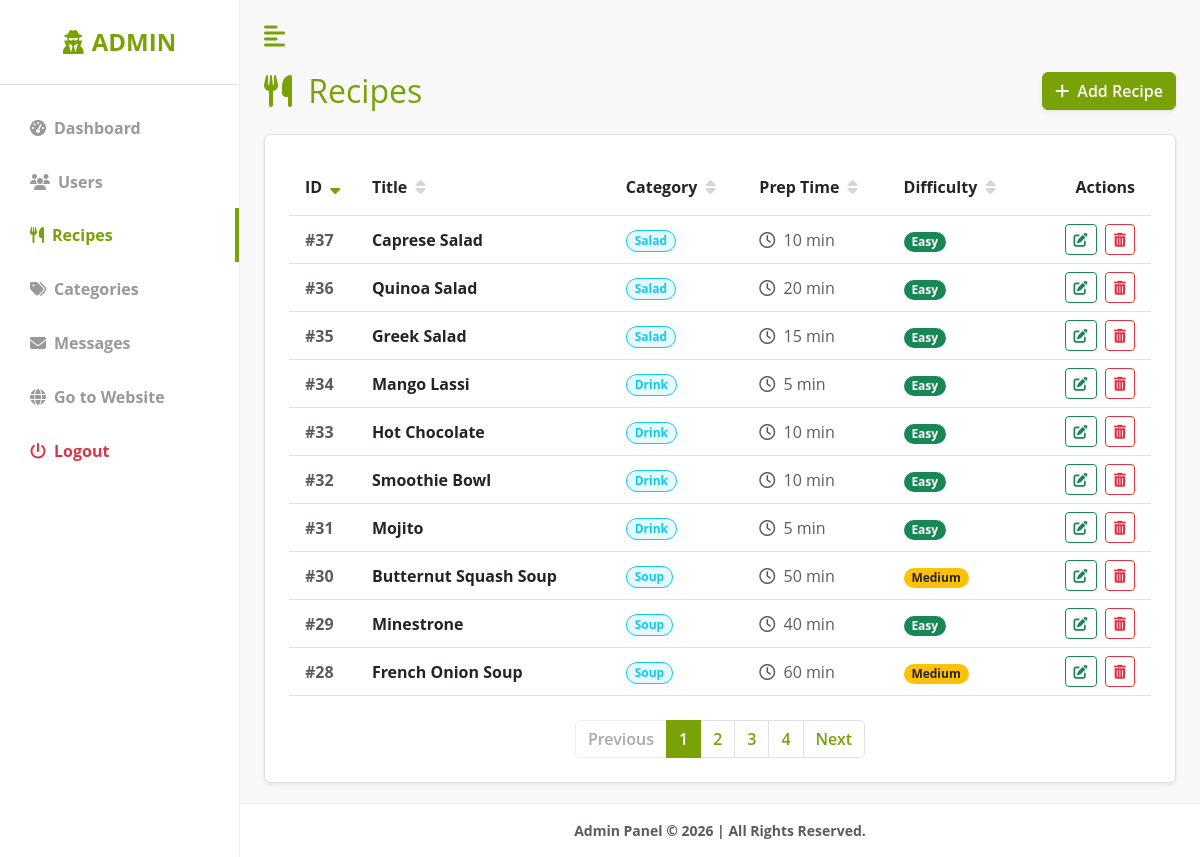
The page /recipe_of_the_day/admin/recipes/index.php (signed in) on the database its author committed.
### tables this page shows
CREATE TABLE `recipes` (
  `id` int unsigned NOT NULL AUTO_INCREMENT,
  `title` varchar(150) NOT NULL,
  `description` text,
  `ingredients` text NOT NULL,
  `steps` text NOT NULL,
  `image` varchar(255) DEFAULT NULL,
  `prep_time` int unsigned NOT NULL,
  `difficulty` tinyint NOT NULL,
  `category_id` int unsigned NOT NULL,
  `created_at` datetime DEFAULT CURRENT_TIMESTAMP,
  `updated_at` datetime DEFAULT CURRENT_TIMESTAMP ON UPDATE CURRENT_TIMESTAMP,
  PRIMARY KEY (`id`),
  KEY `idx_title` (`title`),
  KEY `idx_category` (`category_id`),
  CONSTRAINT `fk_recipes_category` FOREIGN KEY (`category_id`) REFERENCES `categories` (`id`) ON DELETE RESTRICT ON UPDATE CASCADE
);

CREATE TABLE `categories` (
  `id` int unsigned NOT NULL AUTO_INCREMENT,
  `name` varchar(50) NOT NULL,
  `created_at` datetime DEFAULT CURRENT_TIMESTAMP,
  PRIMARY KEY (`id`),
  UNIQUE KEY `name` (`name`)
);

### recipe_of_the_day/admin/recipes/index.php (the view, shortened to what this page needs)
<?php
require_once "../header.php";
$limit = 10;
$page = isset($_GET['page']) && is_numeric($_GET['page']) ? (int)$_GET['page'] : 1;
$offset = ($page - 1) * $limit;
$sort = isset($_GET['sort']) ? $_GET['sort'] : 'id';
$order = isset($_GET['order']) ? strtoupper($_GET['order']) : 'DESC';
$order = ($order === 'ASC') ? 'ASC' : 'DESC';
$next_order = ($order === 'ASC') ? 'DESC' : 'ASC';
$total_stmt = $pdo->query("SELECT COUNT(*) FROM recipes");
$total_rows = $total_stmt->fetchColumn();
$total_pages = ceil($total_rows / $limit);
$sql = "SELECT r.*, c.name AS category_name
        FROM recipes r
        JOIN categories c ON c.id = r.category_id
        ORDER BY $sort $order
        LIMIT :limit OFFSET :offset";
$stmt = $pdo->prepare($sql);
$stmt->bindValue(':limit', $limit, PDO::PARAM_INT);
$stmt->bindValue(':offset', $offset, PDO::PARAM_INT);
$stmt->execute();
$recipes = $stmt->fetchAll();
function sortIcon($column, $current_sort, $current_order) {
    if ($column !== $current_sort) return '<i class="fas fa-sort text-muted opacity-25 ms-1"></i>';
    return $current_order === 'ASC' ? '<i class="fas fa-sort-up text-primary ms-1"></i>' : '<i class="fas fa-sort-down text-primary ms-1"></i>';
}
?>
<div class="d-flex justify-content-between align-items-center mb-4">
    <h1 class="fs-2 m-0 primary-text">
    <i class="fas fa-utensils me-2 primary-text"></i> Recipes
</h1>
    <a href="create.php" class="btn btn-primary shadow-sm"><i class="fas fa-plus me-2"></i>Add Recipe</a>
</div>
<div class="bg-white p-4 rounded shadow-sm border">
    <div class="table-responsive">
        <table class="table table-hover align-middle mb-0">
            <thead class="bg-light">
                <tr>
                    <th scope="col" class="py-3 ps-3">
                        <a href="?page=<?= $page ?>&sort=id&order=<?= $next_order ?>" class="text-decoration-none text-dark">ID <?= sortIcon('id', $sort, $order) ?></a>
                    </th>
                    <th scope="col" class="py-3">
                        <a href="?page=<?= $page ?>&sort=title&order=<?= $next_order ?>" class="text-decoration-none text-dark">Title <?= sortIcon('title', $sort, $order) ?></a>
                    </th>
                    <th scope="col" class="py-3">
                        <a href="?page=<?= $page ?>&sort=category_name&order=<?= $next_order ?>" class="text-decoration-none text-dark">Category <?= sortIcon('category_name', $sort, $order) ?></a>
                    </th>
                    <th scope="col" class="py-3">
                        <a href="?page=<?= $page ?>&sort=prep_time&order=<?= $next_order ?>" class="text-decoration-none text-dark">Prep Time <?= sortIcon('prep_time', $sort, $order) ?></a>
                    </th>
                    <th scope="col" class="py-3">
                        <a href="?page=<?= $page ?>&sort=difficulty&order=<?= $next_order ?>" class="text-decoration-none text-dark">Difficulty <?= sortIcon('difficulty', $sort, $order) ?></a>
                    </th>
                    <th scope="col" class="py-3 text-end pe-3">Actions</th>
                </tr>
            </thead>
            <tbody>
                <?php if (count($recipes) == 0): ?>
                    <tr><td colspan="6" class="text-center py-4 text-muted">No recipes found.</td></tr>
                <?php else: foreach ($recipes as $r):
                    $diffBadge = 'bg-secondary'; $diffText = $r['difficulty'];
                    if($r['difficulty'] == 1) { $diffBadge = 'bg-success'; $diffText = 'Easy'; }
                    elseif($r['difficulty'] == 2) { $diffBadge = 'bg-warning text-dark'; $diffText = 'Medium'; }
                    elseif($r['difficulty'] >= 3) { $diffBadge = 'bg-danger'; $diffText = 'Hard'; }
                ?>
                <tr>
                    <td class="ps-3 fw-bold text-muted">#<?= $r['id'] ?></td>
                    <td class="fw-bold"><?= htmlspecialchars($r['title']) ?></td>
                    <td><span class="badge bg-info bg-opacity-10 text-info border border-info rounded-pill"><?= htmlspecialchars($r['category_name']) ?></span></td>
                    <td class="text-muted"><i class="far fa-clock me-1"></i> <?= $r['prep_time'] ?> min</td>
                    <td><span class="badge <?= $diffBadge ?> rounded-pill"><?= $diffText ?></span></td>
                    <td class="text-end pe-3">
                        <a href="update.php?id=<?= $r['id'] ?>" class="btn btn-sm btn-outline-success me-1"><i class="fas fa-edit"></i></a>
                        <a href="delete.php?id=<?= $r['id'] ?>" class="btn btn-sm btn-outline-danger" onclick="return confirm('Delete recipe?');"><i class="fas fa-trash-alt"></i></a>
                    </td>
                </tr>
                <?php endforeach; endif; ?>
            </tbody>
        </table>
    </div>
    <?php if ($total_pages > 1): ?>
    <nav aria-label="Page navigation" class="mt-4">
        <ul class="pagination justify-content-center mb-0">
            <li class="page-item <?= ($page <= 1) ? 'disabled' : '' ?>">
                <a class="page-link" href="?page=<?= $page - 1 ?>&sort=<?= $sort ?>&order=<?= $order ?>">Previous</a>
            </li>
            <?php for ($i = 1; $i <= $total_pages; $i++): ?>
                <li class="page-item <?= ($page == $i) ? 'active' : '' ?>">
                    <a class="page-link" href="?page=<?= $i ?>&sort=<?= $sort ?>&order=<?= $order ?>"><?= $i ?></a>
                </li>
            <?php endfor; ?>
            <li class="page-item <?= ($page >= $total_pages) ? 'disabled' : '' ?>">
                <a class="page-link" href="?page=<?= $page + 1 ?>&sort=<?= $sort ?>&order=<?= $order ?>">Next</a>
            </li>
        </ul>
    </nav>
    <?php endif; ?>
</div>
<?php require_once "../footer.php"; ?>

### recipe_of_the_day/admin/admin.css (style rules this page uses)
html, body { height: 100%; margin: 0; padding: 0; font-family: 'Open Sans', sans-serif; background-color: #f8f8f8; }
:root { --main-bg-color: #79a206; --main-text-color: #79a206; --second-text-color: #999; --second-bg-color: #f9fdf5; }
a.btn.btn-primary.shadow-sm, .btn.btn-primary.shadow-sm { background-color: var(--main-bg-color) !important; border-color: var(--main-bg-color) !important; color: #ffffff !important; font-weight: 600; }
.btn.btn-sm.btn-outline-danger { color: #dc3545 !important; border-color: #dc3545 !important; background-color: transparent !important; }
thead th a .fa-sort-up, thead th a .fa-sort-down { color: var(--main-text-color) !important; }
.pagination .page-item.active .page-link { background-color: var(--main-bg-color) !important; border-color: var(--main-bg-color) !important; color: #ffffff !important; }
.pagination .page-link { color: var(--main-text-color) !important; font-weight: 600; }
.pagination .page-item.disabled .page-link { color: #aaa !important; background-color: #ffffff !important; border-color: #eee !important; }
.btn-primary.shadow-sm i.fa-plus { color: #ffffff !important; }
td.text-end.pe-3 .btn.btn-sm { margin-right: 0.25rem; }
td.text-end.pe-3 .btn.btn-sm:last-child { margin-right: 0; }
.primary-text { color: var(--main-text-color); }

### rows shown on the page
recipes: id "37", title "Caprese Salad", category.name "Salad", prep_time "10", difficulty "Easy"
recipes: id "36", title "Quinoa Salad", category.name "Salad", prep_time "20", difficulty "Easy"
recipes: id "35", title "Greek Salad", category.name "Salad", prep_time "15", difficulty "Easy"
recipes: id "34", title "Mango Lassi", category.name "Drink", prep_time "5", difficulty "Easy"
recipes: id "33", title "Hot Chocolate", category.name "Drink", prep_time "10", difficulty "Easy"
recipes: id "32", title "Smoothie Bowl", category.name "Drink", prep_time "10", difficulty "Easy"
recipes: id "31", title "Mojito", category.name "Drink", prep_time "5", difficulty "Easy"
recipes: id "30", title "Butternut Squash Soup", category.name "Soup", prep_time "50", difficulty "Medium"
recipes: id "29", title "Minestrone", category.name "Soup", prep_time "40", difficulty "Easy"
recipes: id "28", title "French Onion Soup", category.name "Soup", prep_time "60", difficulty "Medium"
